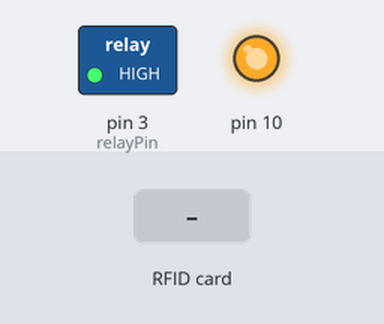
Recording of a sketch running on a simulated Arduino Uno, built with avr-gcc and run on an emulated ATmega328P. Shown: switched loads named in the sketch (green lamp = pin HIGH), output pins drawn as LEDs (lit = HIGH). The test bench sets the inputs (shaded band). What the sketch prints to the serial monitor is not drawn.

Above: at 1.2 s.
1.3 s: RFID card FA DF FA 26 held to the reader
At 2.0 s:
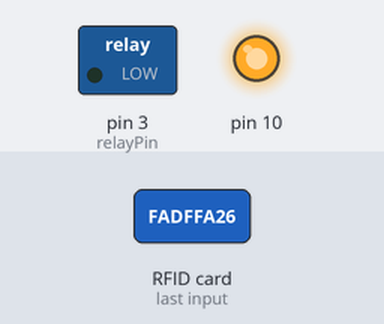
4.3 s: RFID card FA DE 1B 26 held to the reader
5.8 s: RFID card FA 5D 49 26 held to the reader
Timing chart, 0 to 8.8 s (numbered marks = the images above; inputs shaded):
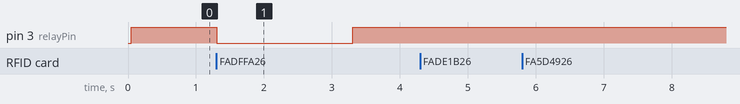

Measured:
- after the input at 1.3 s, pin 3 (relayPin): HIGH → LOW at once, → HIGH 2.0 s later
- after the input at 4.3 s, every drawn part: stays the same
- after the input at 5.8 s, every drawn part: stays the same

The sketch:

RFID-lock.ino
```cpp
#include <SPI.h>
#include <Wire.h>//UNITY
#include <MFRC522.h>
//電視程式
#define RST_PIN         9
#define SS_PIN          7 //RC522卡上的SDA


char *reference;
int relayPin=3;                    // 連接繼電器腳位
byte uid[]={0xFA, 0x5D, 0x49, 0x26};  //這是我們指定的卡片UID，可由讀取UID的程式取得特定卡片的UID，再修改這行
//byte carduid[] = {0x53,0xDA,0xB9,0x16};
MFRC522 mfrc522;   // 建立 MFRC522
String isDetect = "";

void setup()
{
            // 設定繼電器接腳為輸出腳位      // 設定綠LED燈接腳為輸出腳位
  Serial.begin(9600);
  pinMode(relayPin, OUTPUT);
  SPI.begin();
  mfrc522.PCD_Init(SS_PIN, RST_PIN);
  digitalWrite(relayPin, HIGH);
  Serial.println("可開始讀取卡片");
  Serial.println();
  mfrc522.PCD_DumpVersionToSerial();
}

void loop() {

 // 是否為新卡？
  if (!mfrc522.PICC_IsNewCardPresent())
  {
    return;
  }

  // 選擇一張卡
  if (!mfrc522.PICC_ReadCardSerial())
  {
    return;
  }

  // 在監控視窗顯示UID
  Serial.print("Card No. :");
  isDetect = "";
  String content = "";
  byte letter;
  for (byte i = 0; i < mfrc522.uid.size; i++)
  {
    Serial.print(mfrc522.uid.uidByte[i] < 0x10 ? " 0" : " ");
    Serial.print(mfrc522.uid.uidByte[i], HEX);
    content.concat(String(mfrc522.uid.uidByte[i] < 0x10 ? " 0" : " "));
    content.concat(String(mfrc522.uid.uidByte[i], HEX));
  }
  // 讓在讀卡區的RFID卡進入休眠狀態，不再重複讀卡
//  mfrc522.PICC_HaltA();
//  // 停止讀卡模組編碼
//  mfrc522.PCD_StopCrypto1();
  Serial.println();
  Serial.print(" Message : ");
  content.toUpperCase();
  // 需改成自己RFID卡的UID
  if (content.substring(1) == "FA DF FA 26")//電視的卡
  {
    Serial.println(content.substring(1));
    Serial.println("合法卡");
    Serial.println();
//    isDetect = "1";
//    Serial.println(isDetect);
    digitalWrite(relayPin, LOW);               // 繼電器常開端(NO)導通
    delay(2000);                                // 延遲2秒
    digitalWrite(relayPin, HIGH);                // 繼電器常閉端(NC)導通
//    mfrc522.PCD_Init(SS_PIN, RST_PIN);
//    Serial.println(" 不合法卡...");
//    Serial.println();
  }else if(content.substring(1) =="FA DE 1B 26"){
    Serial.println(content.substring(1));
    Serial.println("合法卡");
    Serial.println();
//    isDetect = "2";
//    Serial.println(isDetect);
  }
}
/**
 * 這個副程式把讀取到的UID，用16進位顯示出來
 */
//void dump_byte_array(byte *buffer, byte bufferSize) {
//  for (byte i = 0; i < bufferSize; i++) {
//    Serial.print(buffer[i] < 0x10 ? " 0" : " ");
//    Serial.print(buffer[i], HEX);44444
//  }
//}
```
